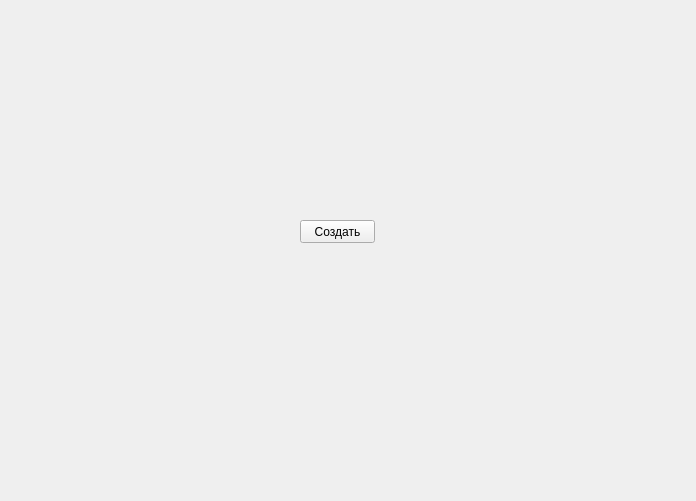
<?xml version="1.0" encoding="UTF-8"?>
<ui version="4.0">
 <class>Form</class>
 <widget class="QWidget" name="Form">
  <property name="geometry">
   <rect>
    <x>0</x>
    <y>0</y>
    <width>696</width>
    <height>501</height>
   </rect>
  </property>
  <property name="windowTitle">
   <string>Form</string>
  </property>
  <widget class="QPushButton" name="pushButton">
   <property name="geometry">
    <rect>
     <x>300</x>
     <y>220</y>
     <width>75</width>
     <height>23</height>
    </rect>
   </property>
   <property name="text">
    <string>Создать</string>
   </property>
  </widget>
 </widget>
 <resources/>
 <connections/>
</ui>
